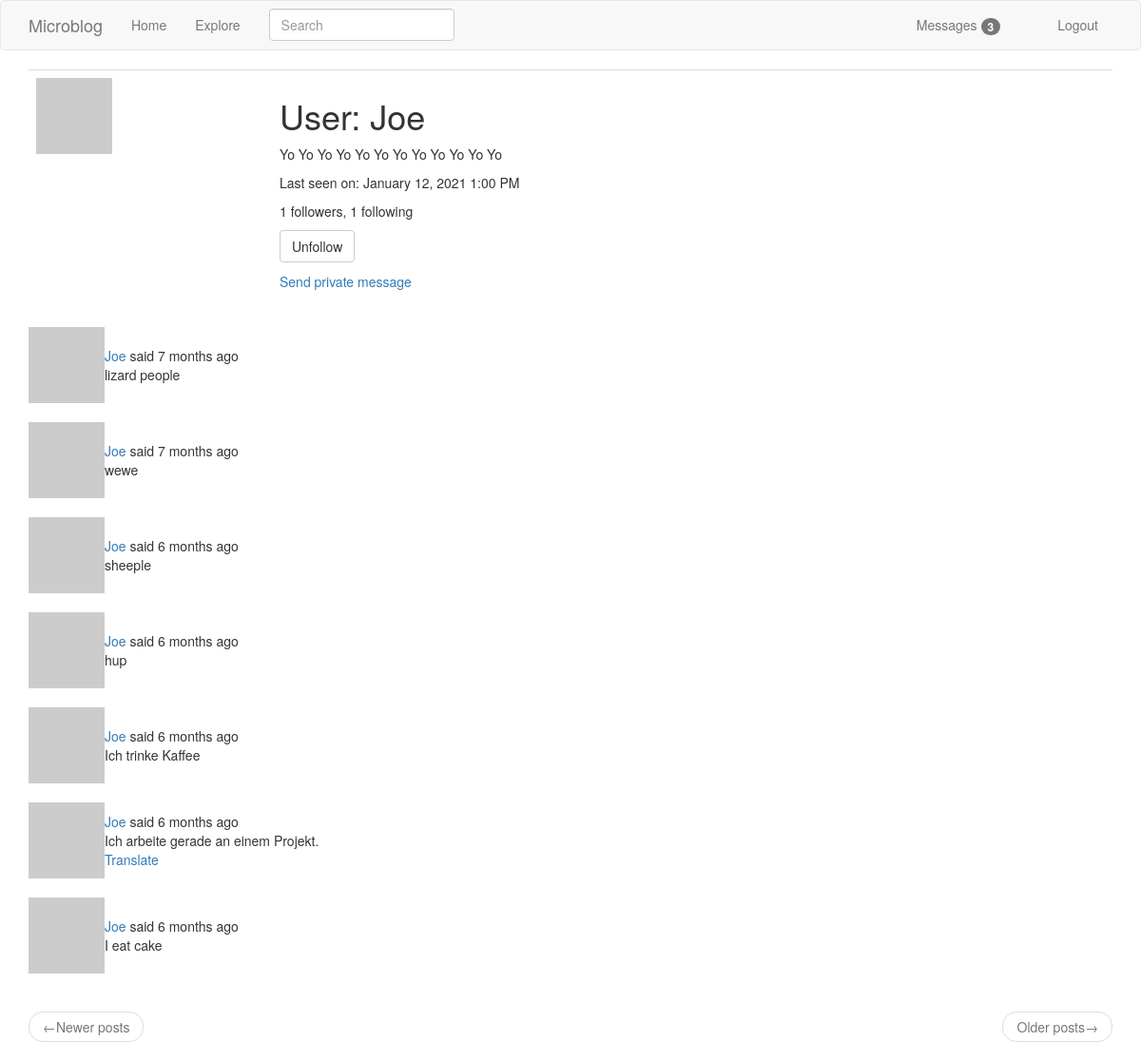
The app's page /user/Joe (signed in) with its own data.
### app/models.py (models this page shows, shortened)
class User(UserMixin, db.Model):
    id = db.Column(db.Integer, primary_key=True)
    username = db.Column(db.String(64), index=True, unique=True)
    email = db.Column(db.String(120), index=True, unique=True)
    password_hash = db.Column(db.String(128))
    posts = db.relationship('Post', backref='author', lazy='dynamic')
    about_me = db.Column(db.String(140))
    last_seen = db.Column(db.DateTime, default=datetime.utcnow)
    followed = db.relationship(
        'User',
        secondary=followers,
        primaryjoin=(followers.c.follower_id == id),
        secondaryjoin=(followers.c.followed_id == id),
        backref=db.backref('followers', lazy='dynamic'),
        lazy='dynamic'
    )
    messages_sent = db.relationship('Message',
                                    foreign_keys='Message.sender_id',
                                    backref='author', lazy='dynamic')
    messages_received = db.relationship('Message',
                                    foreign_keys='Message.recipient_id',
                                    backref='recipient', lazy='dynamic')
    last_message_read_time = db.Column(db.DateTime)
    notifications = db.relationship('Notification', backref='user', lazy='dynamic')
    def avatar(self, size):
        digest = md5(self.email.lower().encode('utf-8')).hexdigest()
        return 'https://www.gravatar.com/avatar/{}?d=identicon&s={}'.format(digest, size)
    def is_following(self, user):
        return self.followed.filter(followers.c.followed_id == user.id).count() > 0
    def user_posts(self):
        return Post.query.filter_by(user_id=self.id)
    def new_messages(self):
        last_read_time = self.last_message_read_time or datetime(1900, 1, 1)
        return Message.query.filter_by(recipient=self).filter(
            Message.timestamp > last_read_time).count()

class SearchableMixin(object):
    @classmethod
    def before_commit(cls, session):
        session._changes = {
            'add': list(session.new),
            'update': list(session.dirty),
            'delete': list(session.deleted)
        }
    @classmethod
    def after_commit(cls, session):
        for obj in session._changes['add']:
            if isinstance(obj, SearchableMixin):
                add_to_index(obj.__tablename__, obj)
        for obj in session._changes['update']:
            if isinstance(obj, SearchableMixin):
                add_to_index(obj.__tablename__, obj)
        for obj in session._changes['delete']:
            if isinstance(obj, SearchableMixin):
                add_to_index(obj.__tablename__, obj)
        session._changes = None

class Post(SearchableMixin, db.Model):
    __searchable__ = ['body']                       # the body of a post is searchable
    id = db.Column(db.Integer, primary_key=True)
    body = db.Column(db.String(140))
    timestamp = db.Column(db.DateTime, index=True, default=datetime.utcnow)
    user_id = db.Column(db.Integer, db.ForeignKey('user.id'))
    language = db.Column(db.String(5))

### app/main/routes.py (the view)
@bp.route('/user/<username>')
@login_required
def user(username):
    user = User.query.filter_by(username=username).first_or_404()
    page = request.args.get('page', 1, type=int)
    posts = user.user_posts().paginate(
        page, current_app.config['POSTS_PER_PAGE'], False)
    form = EmptyForm()
    return render_template('user.html', user=user, posts=posts.items, form=form)

### app/main/forms.py
class SearchForm(FlaskForm):
    q = StringField(_l('Search'), validators=[DataRequired()])
    def __init__(self, *args, **kwargs):
        if 'formdata' not in kwargs:
            kwargs['formdata'] = request.args
        if 'csrf_enabled' not in kwargs:
            kwargs['csrf_enabled'] = False
        super(SearchForm, self).__init__(*args, **kwargs)

class EmptyForm(FlaskForm):
    submit = SubmitField(_l('Submit'))

### app/main/routes.py (called while the page is built)
@bp.before_request
def before_request():
    if current_user.is_authenticated:
        current_user.last_seen = datetime.utcnow()
        db.session.commit()
        g.search_form = SearchForm()
    g.locale = str(get_locale())

### app/models.py (called while the page is built)
@login.user_loader   # flask-login
def load_user(id):
    return User.query.get(int(id))

### app/templates/user.html (shortened to what this page needs)
{% extends 'base.html' %}
{% block app_content %}
    <table class="table table-hover">
        <tr>
            <td width="256px"><img src="{{ user.avatar(256) }}"></td>
            <td>
                <h1>{{ _('User') }}: {{ user.username }}</h1>
                {% if user.about_me %}
                    <p>{{ user.about_me }}</p>
                {% endif %}
                {% if user.last_seen %}
                    <p>{{ _('Last seen on') }}: {{ moment(user.last_seen).format('LLL') }}</p>
                {% endif %}
                <p>{{ user.followers.count() }} followers, {{ user.followed.count() }} following</p>
                {% if user == current_user %}
                    <p><a href="{{ url_for('main.edit_profile') }}">{{ _('Edit your profile') }}</a></p>
                {% else %}
                    <p>
                        <form action="{{ url_for('main.unfollow', username=user.username) }}" method="POST">
                            {{ form.submit(value='Unfollow', class_='btn btn-default') }}
                        </form>
                    </p>
                {% endif %}
                {% if user != current_user %}
                    <p>
                        <a href="{{ url_for('main.send_message', recipient=user.username) }}">
                            {{ _('Send private message') }}
                        </a>
                    </p>
                {% endif %}
            </td>
        </tr>
    </table>
    {% for post in posts %}
        {% include '_post.html' %}
    {% endfor %}
    <nav aria-label="...">
        <ul class="pager">
            <li class="previous{% if not prev_url %} disabled{% endif %}">
                <a href="{{ prev_url or '#' }}">
                    <span aria-hidden="true">&larr;</span>{{ _('Newer posts') }}
                </a>
            </li>
            <li class="next{% if not next_url %} disabled{% endif %}">
                <a href="{{ next_url or '#' }}">
                    {{ _('Older posts') }}<span aria-hidden="true">&rarr;</span>
                </a>
            </li>
        </ul>
    </nav>
{% endblock %}

### app/templates/_post.html (shortened to what this page needs)
<table>
    <tr>
        <td width="70ox">
            <a href="{{ url_for('main.user', username=post.author.username) }}">
                <img src="{{ post.author.avatar(36) }}">
            </a>
        </td>
        <td>
            {{ _('%(username)s said %(when)s',
                username=user_link, when=moment(post.timestamp).fromNow()) }}
            <br>
            <span id="post{{ post.id }}">{{ post.body }}</span>
            {% if post.language and post.laguage != g.locale %}
                <br>
                <span id="translation{{ post.id }}">
                    <a href="javascript:translate(
                            '#post{{ post.id }}',
                            '#translation{{ post.id }}',
                            '{{ post.language }}',
                            '{{ g.locale }}');">{{ _('Translate') }}</a>
                </span>
            {% endif %}
        </td>
    </tr>
</table>
<br>

### records on screen
User: username "Joe", about_me "Yo Yo Yo Yo Yo Yo Yo Yo Yo Yo Yo Yo", last_seen "January 12, 2021 1:00 PM"
Post: body "lizard people"
Post: body "wewe"
Post: body "sheeple"
Post: body "hup"
Post: body "Ich trinke Kaffee"
Post: body "Ich arbeite gerade an einem Projekt."
Post: body "I eat cake"

### other values on screen
{{ new_messages }} "3"
{{ user.followers.count() }} "1"
{{ user.followed.count() }} "1"
